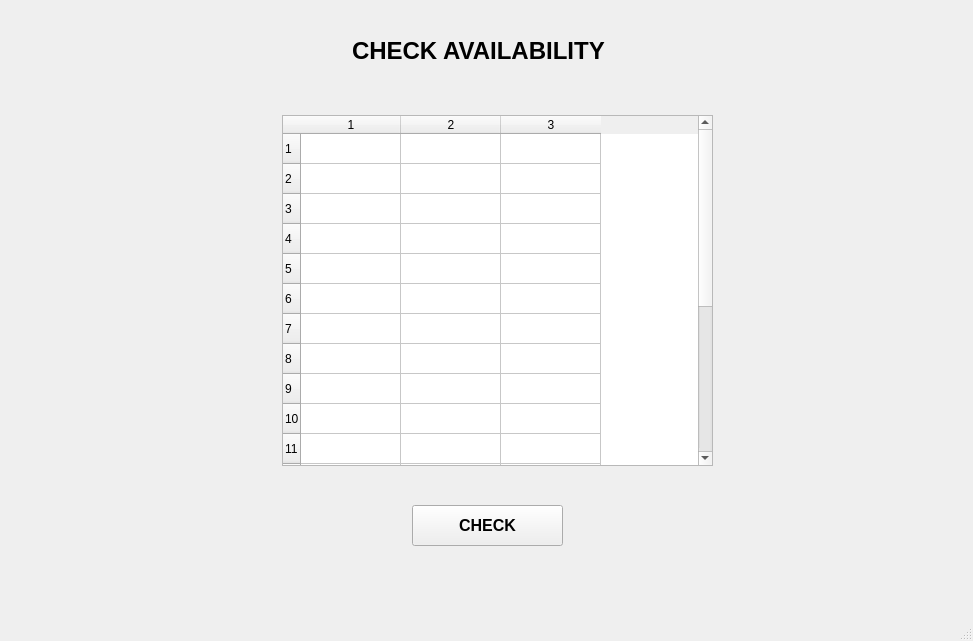
<?xml version="1.0" encoding="UTF-8"?>
<ui version="4.0">
 <class>otherwindow1_3</class>
 <widget class="QMainWindow" name="otherwindow1_3">
  <property name="geometry">
   <rect>
    <x>0</x>
    <y>0</y>
    <width>973</width>
    <height>641</height>
   </rect>
  </property>
  <property name="windowTitle">
   <string>MainWindow</string>
  </property>
  <property name="styleSheet">
   <string notr="true">border-image:url(:/newPrefix/14.jpg)</string>
  </property>
  <widget class="QWidget" name="centralwidget">
   <widget class="QLabel" name="label">
    <property name="geometry">
     <rect>
      <x>352</x>
      <y>25</y>
      <width>291</width>
      <height>51</height>
     </rect>
    </property>
    <property name="font">
     <font>
      <pointsize>18</pointsize>
      <weight>75</weight>
      <bold>true</bold>
     </font>
    </property>
    <property name="styleSheet">
     <string notr="true">border-image:url(:/newPrefix/PicsArt_1539249712352.jpg)</string>
    </property>
    <property name="text">
     <string>CHECK AVAILABILITY</string>
    </property>
   </widget>
   <widget class="QTableWidget" name="tableWidget">
    <property name="geometry">
     <rect>
      <x>282</x>
      <y>115</y>
      <width>431</width>
      <height>351</height>
     </rect>
    </property>
    <property name="styleSheet">
     <string notr="true">border-image:url(:/newPrefix/a2.jpg)</string>
    </property>
    <property name="sizeAdjustPolicy">
     <enum>QAbstractScrollArea::AdjustToContents</enum>
    </property>
    <property name="dragEnabled">
     <bool>true</bool>
    </property>
    <property name="dragDropMode">
     <enum>QAbstractItemView::InternalMove</enum>
    </property>
    <property name="rowCount">
     <number>20</number>
    </property>
    <property name="columnCount">
     <number>3</number>
    </property>
    <row/>
    <row/>
    <row/>
    <row/>
    <row/>
    <row/>
    <row/>
    <row/>
    <row/>
    <row/>
    <row/>
    <row/>
    <row/>
    <row/>
    <row/>
    <row/>
    <row/>
    <row/>
    <row/>
    <row/>
    <column/>
    <column/>
    <column/>
   </widget>
   <widget class="QPushButton" name="btn_check">
    <property name="geometry">
     <rect>
      <x>412</x>
      <y>505</y>
      <width>151</width>
      <height>41</height>
     </rect>
    </property>
    <property name="font">
     <font>
      <pointsize>12</pointsize>
      <weight>75</weight>
      <bold>true</bold>
     </font>
    </property>
    <property name="styleSheet">
     <string notr="true">border-image:url(:/newPrefix/PicsArt_1539249712352.jpg)</string>
    </property>
    <property name="text">
     <string>CHECK</string>
    </property>
   </widget>
  </widget>
  <widget class="QMenuBar" name="menubar">
   <property name="geometry">
    <rect>
     <x>0</x>
     <y>0</y>
     <width>973</width>
     <height>21</height>
    </rect>
   </property>
  </widget>
  <widget class="QStatusBar" name="statusbar"/>
 </widget>
 <resources>
  <include location="m8.qrc"/>
 </resources>
 <connections/>
</ui>
